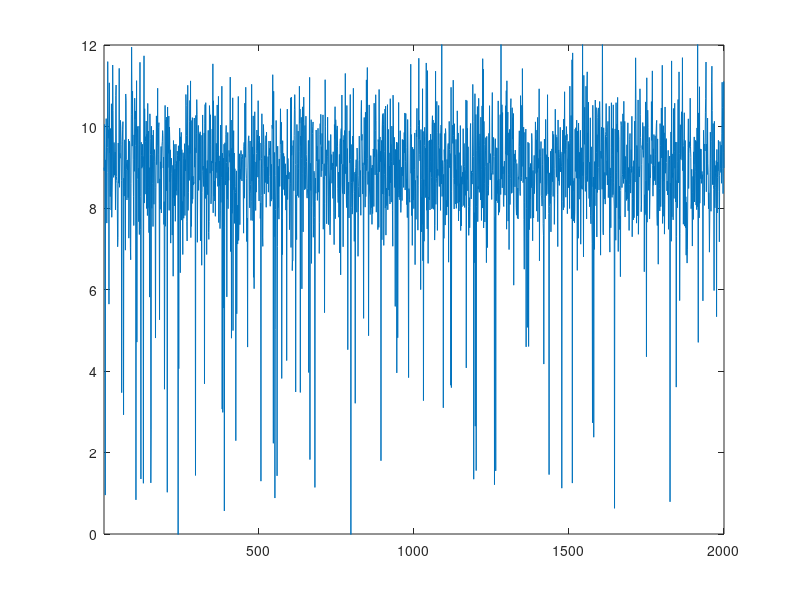
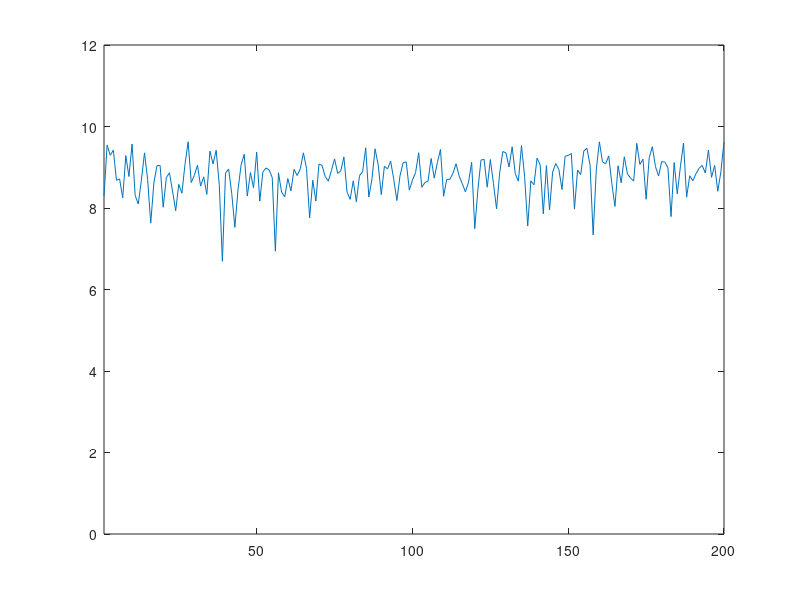
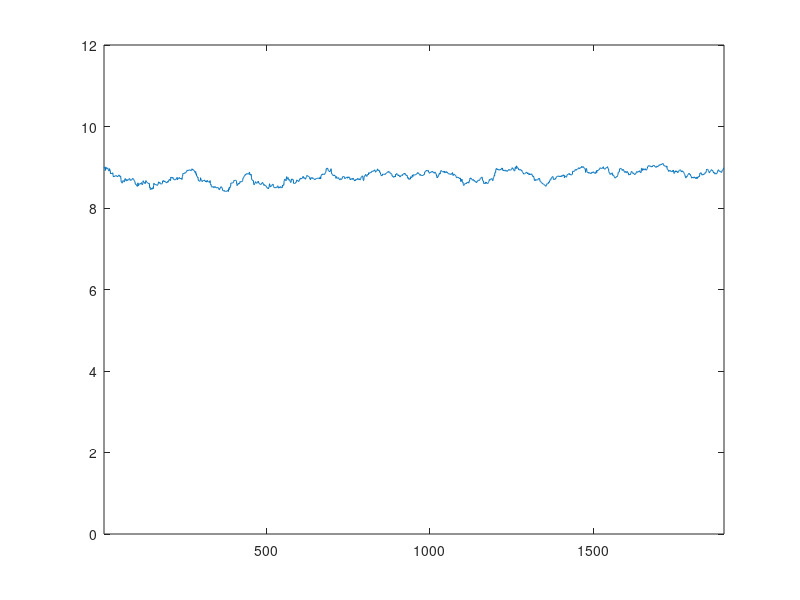

The MATLAB script that drew these images, in order:
%% N_arm_bandit Problem
%   Jeong Ji Hoon
%   ST_ID : 2016010980

%% JEONG_JIHOON
%   @Knowblesse
%   Created on 2016-11-09
%   Last Modified on 2016-11-23

%% Initialization
clear; % close workspace
clear;
close all; % close all figures
clc; % close command window (output window of Matlab)

%% Bandit Option
N = 10; % number of the choices
mu = 1 : 10; % mu values of each arm
rng('Shuffle'); % initialize the random function
q = randperm(N); % true value of the arm
noise_mean = 0;
noise_sigma = 1;

%% Learner's Charicteristics
learnFromAverage = true;
learningRate = 0.3;

usingSoftMax = false;
tau = 0.8;

Q = zeros(1,N); % estiamtes of each arm

numberOfLearning = 2000;
randomness = 0.05;

accumResult = Q;
accumResult(2,1:N) = ones(1,N);

outcome = zeros(numberOfLearning,2); % Col 1 ; estimation | Col 2 : actual result

%% Execute Learning
for learn = 1 : numberOfLearning
    %% Action Selection
    if rand <= randomness % go random : Exploration
        if usingSoftMax % Selete using Softmax algorithm,
            Qe = exp(Q./tau);
            Qe = Qe ./ sum(Qe);
            selection = sum(rand >= cumsum([0,Qe])); % select action from pmf
        else % just select the arm with equal pmf.
            selection = randi(10);
        end
    else % go greedy : Exploitation
        [outcome(learn,1), index] = max(Q);
        if sum(Q == max(Q)) ~= 1 % more than two maximum values
            indexes = find(max(Q) == outcome(learn,1));
            selection = indexes(randi(numel(indexes)));
        else % only one maximum value
            selection = index;
        end
    end
    %% Result of the Action
    outcome(learn,2) = q(selection) + normrnd(noise_mean,noise_sigma);
    %% Change the q_estimates
    if learnFromAverage % learn from accumulated result of the selected arm
        accumResult(2,selection) = accumResult(2,selection) + 1;
        accumResult(1,selection) = accumResult(1,selection) + outcome(learn,2); 
        Q(selection) = accumResult(1,selection) / accumResult(2,selection);
    else % learn from difference b/w expectation and the result
        Q(selection) =  Q(selection) + learningRate * (outcome(learn,2) - outcome(learn,1));
    end
end
%% Print Real q
for i = 1 : 10
    fprintf(['q',num2str(i),' : %f | '],q(i));
end
fprintf('\n');
%% Print Estimated Q
for i = 1 : 10
    fprintf(['Q',num2str(i),' : %3f | '],Q(i));
end
fprintf('\n');
%% Plot Data
figure(1);
plot(outcome(:,2));
axis([-inf,inf,0,12]);
window = 100;
windowedAverage = reshape(outcome(:,2),10,numberOfLearning/10)';
hold on;
figure(2);
plot(mean(windowedAverage,2));
axis([-inf,inf,0,12]);
hold on;
figure(3);
movmean = [];
for i = 1 : numel(outcome(:,2)) - 99
    movmean = [movmean, mean(outcome(i:i+window-1,2))];
end
plot(movmean);
axis([-inf,inf,0,12]);
hold on;